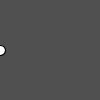
Frame 1 (no input)
Frame 60 (the mouse pressed at the canvas centre just before this capture): identical to frame 1, image omitted
Frame 120 (the mouse held since frame 60 and released just before this capture): identical to frame 1, image omitted

The Processing sketch that drew this single still picture (run headless with seeded random() and noise(); from frame 60 on, the mouse is pressed at the canvas centre):

// Processing sketch: a_2_4
// ── a_2_4.pde
float x = 0;
void setup(){
  size(100,100);
}
void draw(){
  background(80);
  ellipse(x,50,10,10);
}
void mouseClicked(){
  x += 5;
}
